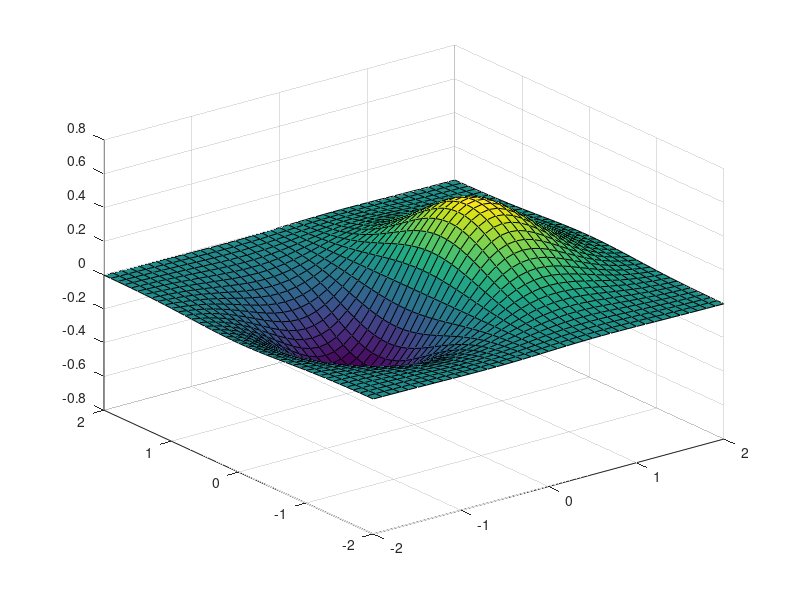
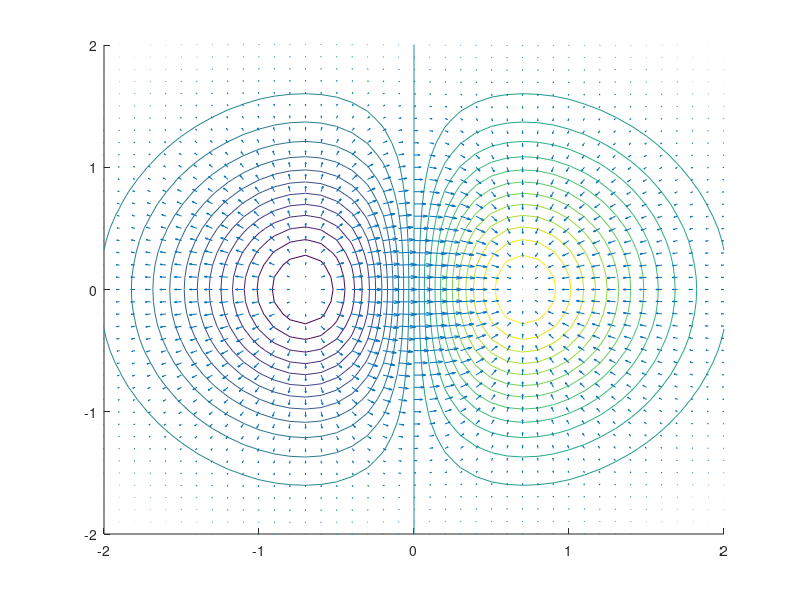

The MATLAB script that drew these images, in order:
% Script para graficar funcion de R2 en R y su gradiente
% en distintos puntos de su dominio

x = -2:.1:2;
y = -2:.1:2;
[X,Y] = meshgrid(x,y);
Z = X.*exp(-X.^2-Y.^2);
surf(X,Y,Z);

figure()
hold on
contour(X,Y,Z,25)
[u,v] = gradient(Z);
% observar que el gradiente es perpendicular a curvas de nivel
% el valor de f(x) es constante cuando x pertenece a una curva de nivel de
% f
% tiene que ocurrir entonces que la derivada direccional de f a lo largo de
% una curva de nivel sea 0
% la derivada direccional a lo largo de una curva mide la razon de cambio
% de f a lo largo de esa curva y en una curva de nivel f no cambia
% dado que la derivada direccional es el producto interior entre el
% gradiente y el vector direccion, que esta sea cero significa que el
% gradiente es ortogonal al vector tangente a la curva de nivel
quiver(x,y,5*u,5*v);

